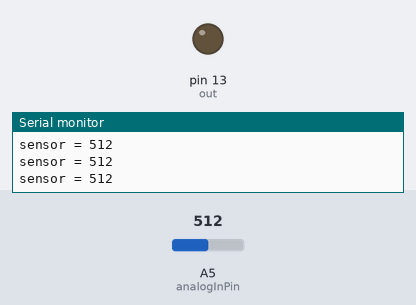
Simulated run of this sketch. Board: Arduino Uno, built with avr-gcc and run on an emulated ATmega328P. On the bench: output pins drawn as LEDs (lit = HIGH), the last lines printed to the serial monitor. The inputs (shaded band) are chosen by the test bench; at power-on: A5 (analogInPin) = 512.

Above: at 1.2 s.
1.3 s: A5 (analogInPin) set to 413
2.8 s: A5 (analogInPin) set to 382
At 4.0 s:
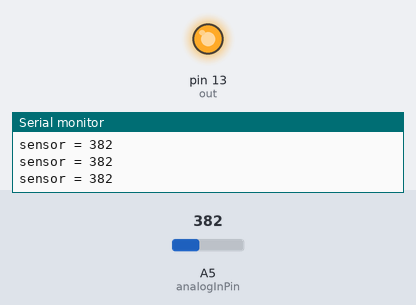
4.3 s: A5 (analogInPin) set to 410
At 5.3 s:
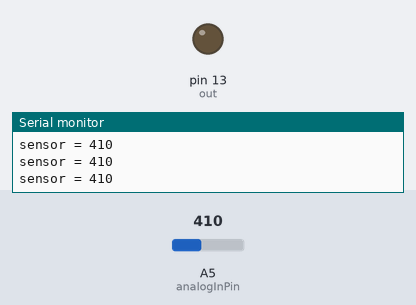
5.8 s: A5 (analogInPin) set to 390
At 6.6 s:
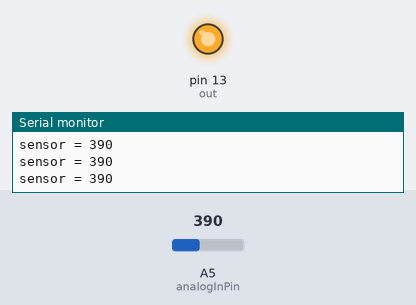
Timing chart, 0 to 8.3 s (numbered marks = the images above; inputs shaded):
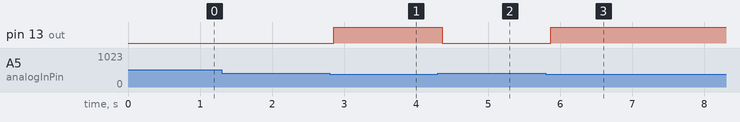

Measured:
- the behaviour switches between 400 and 399 on A5 (analogInPin) (found by bisection; images 0 and 1)
- after the input at 2.8 s, pin 13 (out): LOW → HIGH after 0.06 s
- after the input at 4.3 s, pin 13 (out): HIGH → LOW after 0.06 s
- after the input at 5.8 s, pin 13 (out): LOW → HIGH after 0.06 s

The sketch:

sketch_aug02a.c.ino
```cpp
const int analogInPin = A5;
int sensorValue = 0;
int outputValue = 0;
int out = 13;

void setup() {
  // put your setup code here, to run once:
  Serial.begin(9600);
  pinMode(out, OUTPUT);
}

void loop() {
  // put your main code here, to run repeatedly:
  sensorValue = analogRead(analogInPin);
  //outputValue = map(sensorValue, 0, 1023, 0, 255);
  //analogWrite(out, outputValue);
  Serial.print("\nsensor = ");
  Serial.print(sensorValue);
  if(sensorValue<400){
    digitalWrite(out, 1);
    //Serial.print("\nObject Detected");
  }
  else{
    digitalWrite(out, 0);
    //Serial.print("\n No object in front");
  }
  delay(150);
}
```
